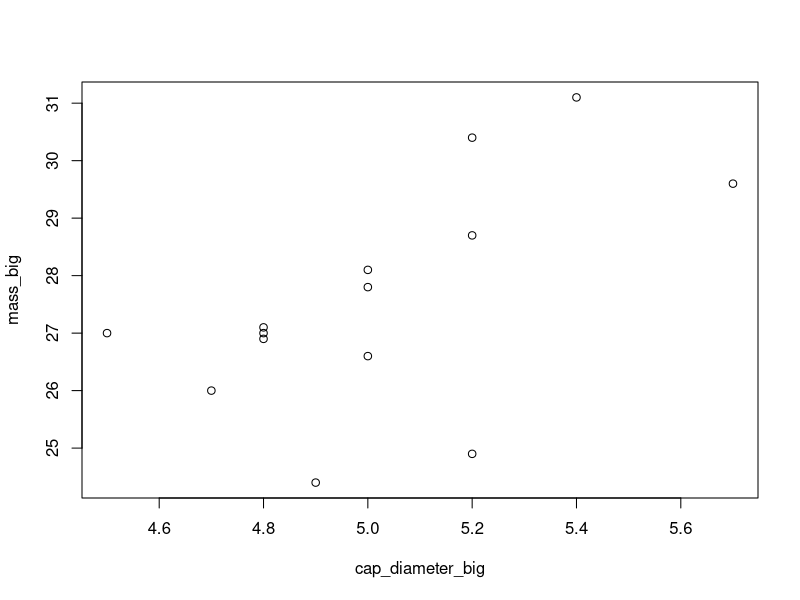
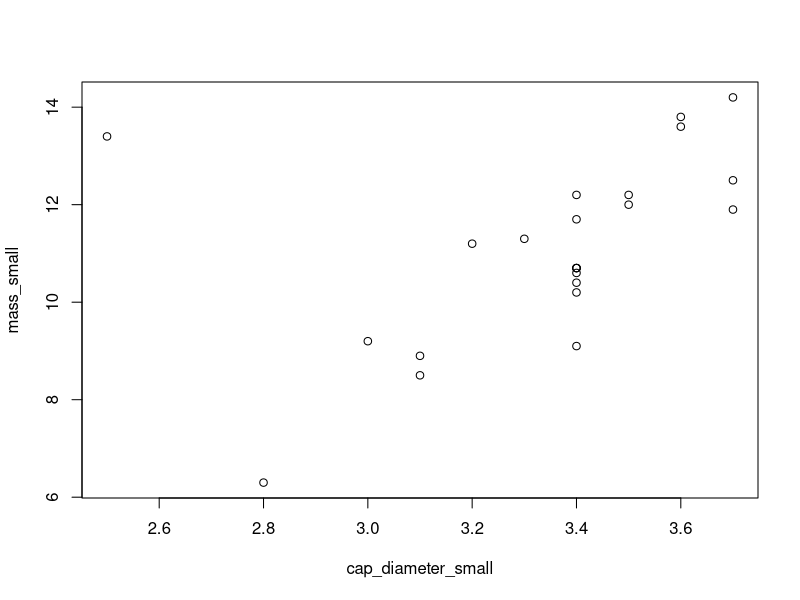
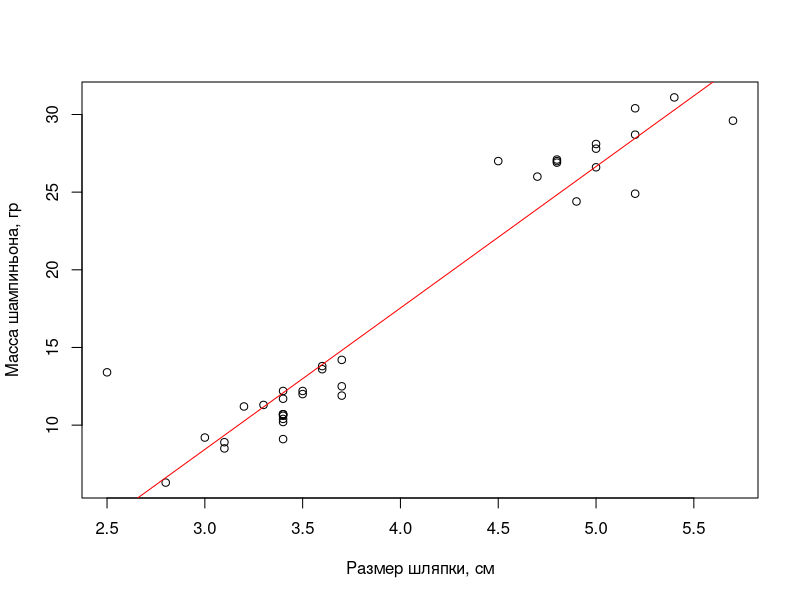

Write the R code that produced these figures, in order.
# Cap diameter and mass of champignon (centimeters/grams)
# Диаметр шляпки и масса шампиньона (сантиметры/граммы)
cap_diameter_big <- c(5.0, 5.7, 4.7, 5.2, 4.8, 4.9, 4.5, 5.2, 5.0, 4.8, 4.8, 5.0, 5.4, 5.2)
mass_big <- c(26.6, 29.6, 26.0, 24.9, 26.9, 24.4, 27.0, 30.4, 27.8, 27.1, 27.0, 28.1, 31.1, 28.7)
cap_diameter_small <- c(3.2, 2.5, 3.4, 3.7, 3.3, 3.5, 3.1, 2.8, 3.4, 3.4, 3.4, 3.0, 3.4, 3.7, 3.5, 3.6, 3.4, 3.1, 3.7, 3.4, 3.4, 3.4, 3.6)
mass_small <- c(11.2, 13.4, 12.2, 12.5, 11.3, 12.2, 8.9, 6.3, 10.7, 9.1, 11.7, 9.2, 10.6, 11.9, 12.0, 13.8, 10.7, 8.5, 14.2, 10.4, 10.7, 10.2, 13.6)

# General sampling options
# Общие параметры выборки
summary(cap_diameter_big)
summary(mass_big)
summary(cap_diameter_small)
summary(mass_small)

# Building a graph
# Построение графика
plot(cap_diameter_big, mass_big)
plot(cap_diameter_small, mass_small)

# Generalization of data and construction of a generalized scatterplot with the construction of a linear regression
# Обобщение данных и построение обобщенной диаграммы рассеяния с построением линейной регрессии
total_cap_diameter <- c(5.0, 5.7, 4.7, 5.2, 4.8, 4.9, 4.5, 5.2, 5.0, 4.8, 4.8, 5.0, 5.4, 5.2, 3.2, 2.5, 3.4, 3.7, 3.3, 3.5, 3.1, 2.8, 3.4, 3.4, 3.4, 3.0, 3.4, 3.7, 3.5, 3.6, 3.4, 3.1, 3.7, 3.4, 3.4, 3.4, 3.6)
total_mass <- c(26.6, 29.6, 26.0, 24.9, 26.9, 24.4, 27.0, 30.4, 27.8, 27.1, 27.0, 28.1, 31.1, 28.7, 11.2, 13.4, 12.2, 12.5, 11.3, 12.2, 8.9, 6.3, 10.7, 9.1, 11.7, 9.2, 10.6, 11.9, 12.0, 13.8, 10.7, 8.5, 14.2, 10.4, 10.7, 10.2, 13.6)
data <- data.frame(total_cap_diameter, total_mass)
plot(data$total_cap_diameter, data$total_mass, xlab = 'Размер шляпки, см', ylab = 'Масса шампиньона, гр')

# Influence of the cap diameter on the mass of champignon (regression construction)
# Влияние диаметра шляпки на массу шампиньона (построение регрессии)
# y <- -18.881+9.106*x
abline(lm(total_mass ~ total_cap_diameter, data=data), col='red')
lm_mass_diameter <- lm(total_mass ~ total_cap_diameter)
lm_mass_diameter
